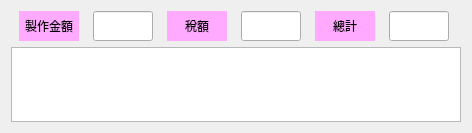
   <widget class="QWidget" name="layoutWidget_8">
    <property name="geometry">
     <rect>
      <x>898</x>
      <y>696</y>
      <width>452</width>
      <height>115</height>
     </rect>
    </property>
    <layout class="QGridLayout" name="gridLayout_9">
     <item row="1" column="0">
      <widget class="QTextEdit" name="textEdit_remark">
       <property name="minimumSize">
        <size>
         <width>450</width>
         <height>75</height>
        </size>
       </property>
       <property name="maximumSize">
        <size>
         <width>450</width>
         <height>75</height>
        </size>
       </property>
      </widget>
     </item>
     <item row="0" column="0">
      <layout class="QGridLayout" name="gridLayout_8">
       <item row="0" column="0">
        <widget class="QLabel" name="label_tmpprice">
         <property name="minimumSize">
          <size>
           <width>60</width>
           <height>30</height>
          </size>
         </property>
         <property name="maximumSize">
          <size>
           <width>60</width>
           <height>30</height>
          </size>
         </property>
         <property name="font">
          <font>
           <pointsize>9</pointsize>
          </font>
         </property>
         <property name="styleSheet">
          <string notr="true">background-color:rgb(255, 170, 255)</string>
         </property>
         <property name="text">
          <string>製作金額</string>
         </property>
         <property name="alignment">
          <set>Qt::AlignCenter</set>
         </property>
        </widget>
       </item>
       <item row="0" column="1">
        <widget class="QLineEdit" name="lineEdit_tmpprice">
         <property name="minimumSize">
          <size>
           <width>60</width>
           <height>30</height>
          </size>
         </property>
         <property name="maximumSize">
          <size>
           <width>60</width>
           <height>30</height>
          </size>
         </property>
         <property name="font">
          <font>
           <pointsize>11</pointsize>
          </font>
         </property>
         <property name="text">
          <string/>
         </property>
        </widget>
       </item>
       <item row="0" column="2">
        <widget class="QLabel" name="label_tax">
         <property name="minimumSize">
          <size>
           <width>60</width>
           <height>30</height>
          </size>
         </property>
         <property name="maximumSize">
          <size>
           <width>60</width>
           <height>30</height>
          </size>
         </property>
         <property name="font">
          <font>
           <pointsize>9</pointsize>
          </font>
         </property>
         <property name="styleSheet">
          <string notr="true">background-color:rgb(255, 170, 255)</string>
         </property>
         <property name="text">
          <string>稅額</string>
         </property>
         <property name="alignment">
          <set>Qt::AlignCenter</set>
         </property>
        </widget>
       </item>
       <item row="0" column="3">
        <widget class="QLineEdit" name="lineEdit_tax">
         <property name="minimumSize">
          <size>
           <width>60</width>
           <height>30</height>
          </size>
         </property>
         <property name="maximumSize">
          <size>
           <width>60</width>
           <height>30</height>
          </size>
         </property>
         <property name="font">
          <font>
           <pointsize>11</pointsize>
          </font>
         </property>
         <property name="text">
          <string/>
         </property>
        </widget>
       </item>
       <item row="0" column="4">
        <widget class="QLabel" name="label_final_price">
         <property name="minimumSize">
          <size>
           <width>60</width>
           <height>30</height>
          </size>
         </property>
         <property name="maximumSize">
          <size>
           <width>60</width>
           <height>30</height>
          </size>
         </property>
         <property name="font">
          <font>
           <pointsize>9</pointsize>
          </font>
         </property>
         <property name="styleSheet">
          <string notr="true">background-color:rgb(255, 170, 255)</string>
         </property>
         <property name="text">
          <string>總計</string>
         </property>
         <property name="alignment">
          <set>Qt::AlignCenter</set>
         </property>
        </widget>
       </item>
       <item row="0" column="5">
        <widget class="QLineEdit" name="lineEdit_final_price">
         <property name="minimumSize">
          <size>
           <width>60</width>
           <height>30</height>
          </size>
         </property>
         <property name="maximumSize">
          <size>
           <width>60</width>
           <height>30</height>
          </size>
         </property>
         <property name="font">
          <font>
           <pointsize>11</pointsize>
          </font>
         </property>
         <property name="text">
          <string/>
         </property>
        </widget>
       </item>
      </layout>
     </item>
    </layout>
   </widget>
